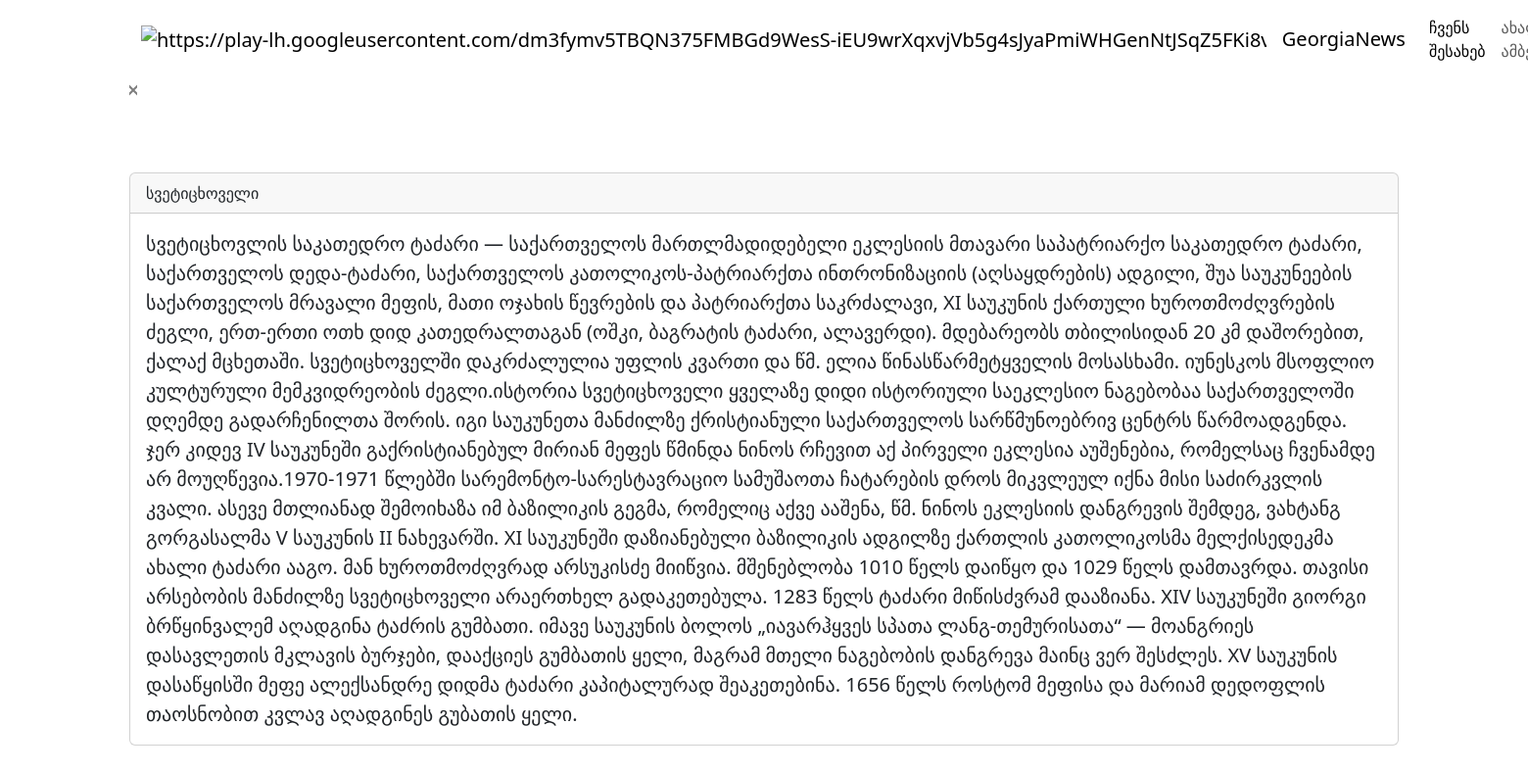
Page /სვეტმეტი on the committed database.
### models.py (models this page shows)
class Info(db.Model):
    id = db.Column(db.Integer(), primary_key=True)
    name = db.Column(db.String())
    text = db.Column(db.String())

### routes.py (the view)
@app.route("/სვეტმეტი")
def svetmeti():
    infos = Info.query.all()
    return render_template("სვეტმეტი.html", infos=infos)

### templates/სვეტმეტი.html (shortened to what this page needs)
 {% extends "base.html" %}
 {% block content %}
 <a href="/girshesanishnaoba" class="btn-close" aria-label="Close"></a>
 <br> <br>
{% for info in infos %}
 <br> <br>
 <div class="card">
  <div class="card-header">
   {{info['name']}}
  </div>
  <div class="card-body">
    <blockquote class="blockquote mb-0">
      <p>{{info['text']}}</p>
    </blockquote>
  </div>
</div>
 {% endfor %}
 {% endblock %}

### rows in the picture
Info: name "სვეტიცხოველი", text "სვეტიცხოვლის საკათედრო ტაძარი — საქართველოს მართლმადიდებელი ეკლესიის მთავარი საპატრიარქო საკათედრო ტაძარი, საქართველოს დედა-ტაძარი, საქართველოს კათოლიკოს-პატრიარქთა ინთრონიზაციის (აღსაყდრების) ადგილი, შუა საუკუნეების საქართველოს მრავალი მეფის, მათი ოჯახის წევრების და პატრიარქთა საკრძალავი, XI საუკუნის ქართული ხუროთმოძღვრების ძეგლი, ერთ-ერთი ოთხ დიდ კათედრალთაგან (ოშკი, ბაგრატის ტაძარი, ალავერდი). მდებარეობს თბილისიდან 20 კმ დაშორებით, ქალაქ მცხეთაში. სვეტიცხოველში დაკრძალულია უფლის კვართი და წმ. ელია წინასწარმეტყველის მოსასხამი. იუნესკოს მსოფლიო კულტურული მემკვიდრეობის ძეგლი.ისტორია სვეტიცხოველი ყველაზე დიდი ისტორიული საეკლესიო ნაგებობაა საქართველოში დღემდე გადარჩენილთა შორის. იგი საუკუნეთა…"
